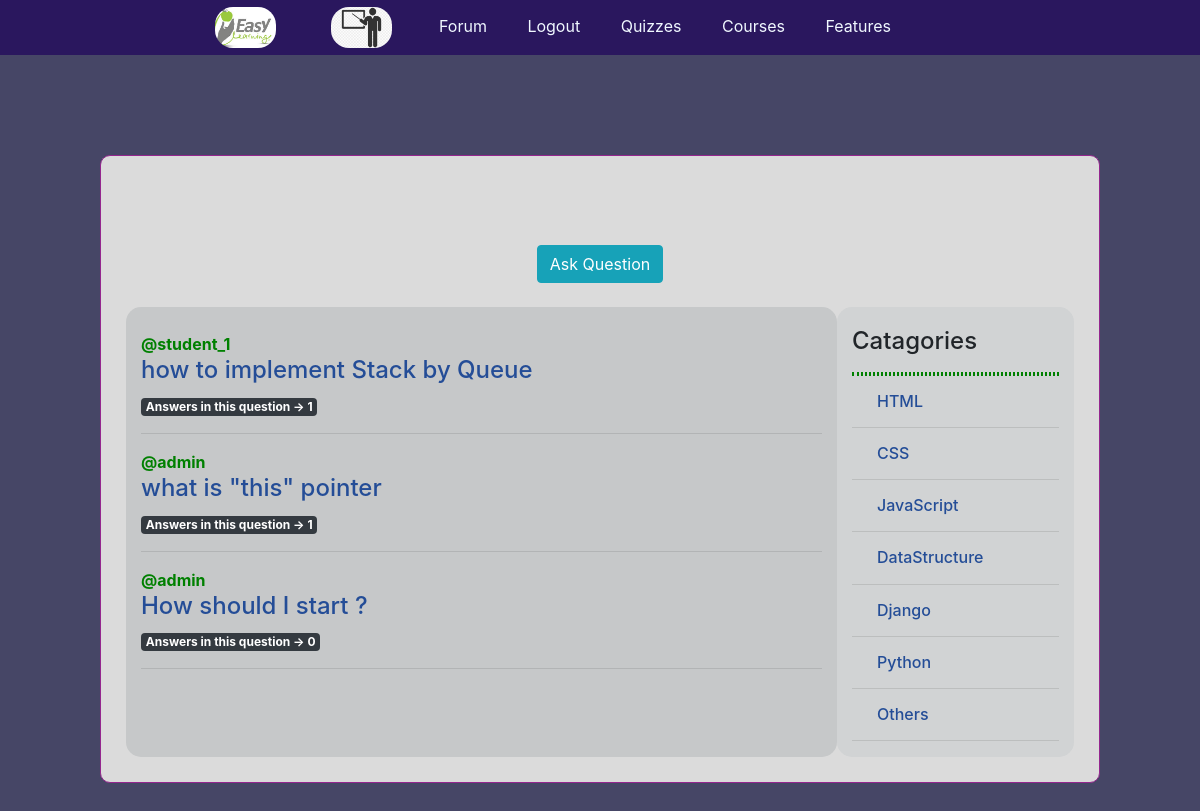
The app's page /QNA/asked/ (signed in) with its own data.
### app_QNA/models.py (models this page shows, shortened)
class AskedQuestion(models.Model):
    author = models.ForeignKey(
        User, on_delete=models.CASCADE, related_name='ask_ques')
    catagory = models.ForeignKey(
        Catagory, on_delete=models.CASCADE, related_name='catg')
    title = models.CharField(max_length=264)
    text = models.TextField(max_length=500)
    created = models.DateTimeField(auto_now_add=True)
    class Meta:
        ordering = ('-created',)

### app_login/models.py (models this page shows, shortened)
class User(AbstractUser):
    is_student = models.BooleanField(default=False)
    is_tutor = models.BooleanField(default=False)

### app_course/models.py (models this page shows)
class Catagory(models.Model):
    name = models.CharField(max_length=100)
    def __str__(self):
        return self.name
    class Meta:
        verbose_name_plural = 'Catagories'

### app_QNA/views.py (the view)
# urls.py: path('asked/', views.questionList, name="asked_list"),
@login_required
def questionList(request):
    questions = AskedQuestion.objects.all()
    catagories = Catagory.objects.all()
    return render(request, 'QNA_home.html', {'questions': questions, 'catagories': catagories})

### templates/QNA_home.html (shortened to what this page needs)
{% extends 'base.html' %}
{% block body_block %}
<div class="container">
    <br>
    <span><a href="{% url 'app_QNA:ask' %}" class="btn btn-info">Ask Question</a></span>
    <br><br>
    <div class="row">
        <div class="col-sm-9 div-8">
            {% for question in questions %}
            <span style="color: green;"><strong>@{{question.author.username}} </strong></span>
            <h4><a href="{% url 'app_QNA:question_details' ques_pk=question.pk %}"> {{question.title}} </a></h4>
            <span class="badge badge-dark">Answers in this question -> {{question.ques.all.count}}</span>
            <hr>
            {% empty %}
            <h4>......No Question......</h4>
            {% endfor %}
        </div>
        <div class="col-sm-3 div-4">
            <h4>Catagories</h4>
            <hr style="border: 2px dotted green;">
            {% for item in catagories %}
            <h6><a href="{% url 'app_QNA:ques_of' catg_pk=item.pk %}"> {{item}} </a></h6>
            <hr>
            {% endfor %}
        </div>
    </div>
</div>
{% endblock %}

### static/css/base.css (style rules this page uses)
body { background-color: rgb(70, 70, 102); }

### templates/QNA_home.html (style rules this page uses)
.div-8 { background-color: rgb(198, 200, 201); padding-top: 25px; border-radius: 15px; text-align: left; }
.div-8 a { text-decoration: none; color: rgb(36, 77, 151); }
.div-4 { background-color: rgb(209, 211, 212); padding-top: 25px; border-radius: 15px; padding-top: 20px; text-align: left; }
.div-4 h6 a { padding: 10px 0px; color: rgb(36, 77, 151); margin-left: 25px; }

### records on screen
AskedQuestion: author.username "student_1", title "how to implement Stack by Queue", ques.all.count "1"
AskedQuestion: author.username "admin", title "what is \"this\" pointer", ques.all.count "1"
AskedQuestion: author.username "admin", title "How should I start ?", ques.all.count "0"
Catagory: name "HTML"
Catagory: name "CSS"
Catagory: name "JavaScript"
Catagory: name "DataStructure"
Catagory: name "Django"
Catagory: name "Python"
Catagory: name "Others"
